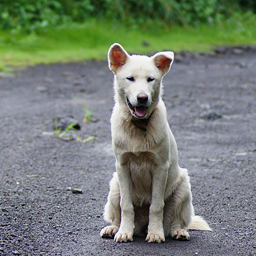
#> input picture python/02.06/dog.bmp, 256 x 256 px, found by its file name
$ python cvprac1.py
#> lines starting #> are read from the running program, lines starting #| are printed output that depends on the picture
import cv2
import matplotlib.pyplot as plt
import numpy as np

img = cv2.imread("D:/python/02.06/dog.bmp")
#> img is the input picture: shape (256, 256, 3); mean B, G, R 117.5, 127.8, 118.4
gray = cv2.cvtColor(img,cv2.COLOR_BGR2GRAY)
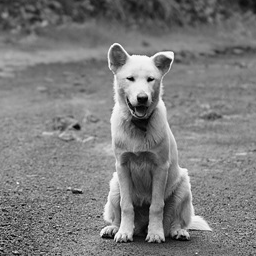
#> gray: shape (256, 256); min 0, max 252, mean 123.8

plt.subplot(2,2,1)
plt.imshow(gray, cmap = "gray")
plt.xticks([])
plt.yticks([])
#plt.show()

plt.subplot(2,2,2)
h = cv2.calcHist([gray],[0],None,[256],[0,256])
#> h = 256 values, max 993 at index 136, min 0 at index 253, mean 256
plt.plot(h,color = "b", linewidth = 1)
#plt.show()

plt.subplot(2,2,3)
equal = cv2.equalizeHist(gray)
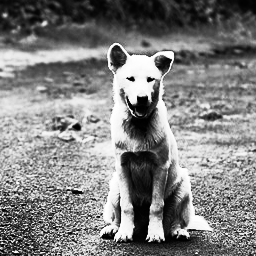
#> equal: shape (256, 256); min 0, max 255, mean 128.6
plt.imshow(equal, cmap = "gray")
plt.xticks([])
plt.yticks([])
#plt.show()

plt.subplot(2,2,4)
h = cv2.calcHist([equal],[0],None,[256],[0,256])
#> h = 256 values, max 993 at index 159, min 0 at index 47, mean 256
plt.plot(h, color = "b", linewidth = 1)
plt.show()
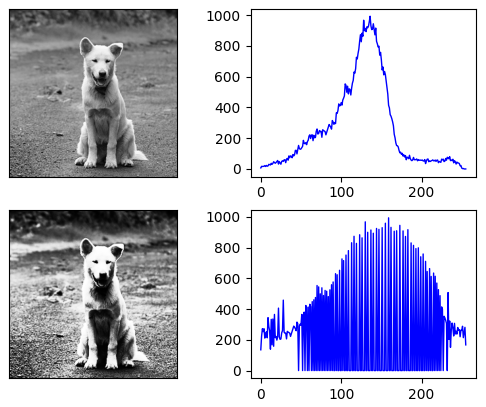
#> figure drawn by matplotlib, 4 panels; panel 2: curve peaks at x = 136, y = 993; panel 4: curve peaks at x = 159, y = 993

#퀴즈:동시에 보고 싶으면?

$ run again, with python/02.06/apples.jpg saved as python/02.06/dog.bmp
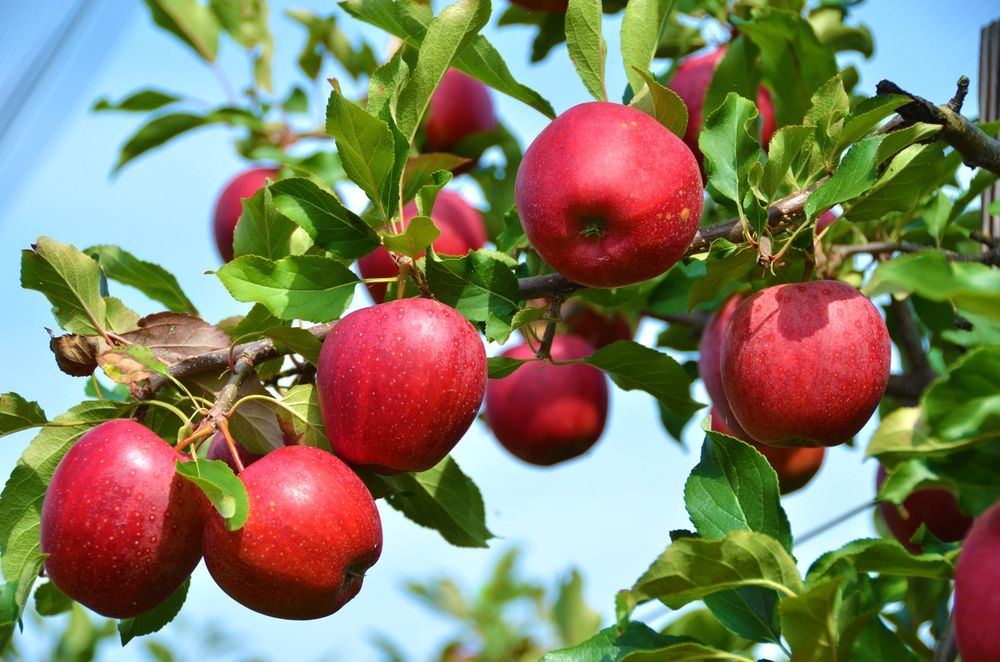
#> input picture python/02.06/apples.jpg, 1000 x 662 px, shrunk from 1250 x 828 before the run, found by its file name
#> img is the input picture: shape (662, 1000, 3); mean B, G, R 98.5, 125.8, 129.6
#> `gray = cv2.cvtColor(img,cv2.COLOR_BGR2GRAY)`:
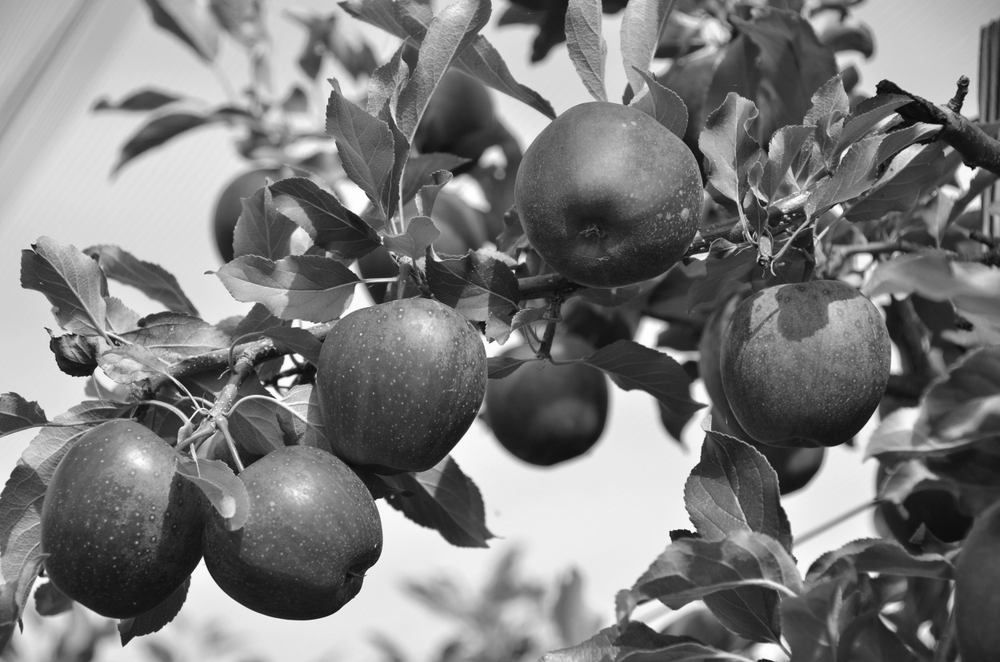
#> gray: shape (662, 1000); min 7, max 255, mean 123.8
#> `h = cv2.calcHist([gray],[0],None,[256],[0,256])`: h = 256 values, max 6708 at index 234, min 0 at index 0, mean 2585.9
#> `h = cv2.calcHist([equal],[0],None,[256],[0,256])`: h = 256 values, max 6708 at index 243, min 0 at index 11, mean 2585.9
#> `plt.show()`:
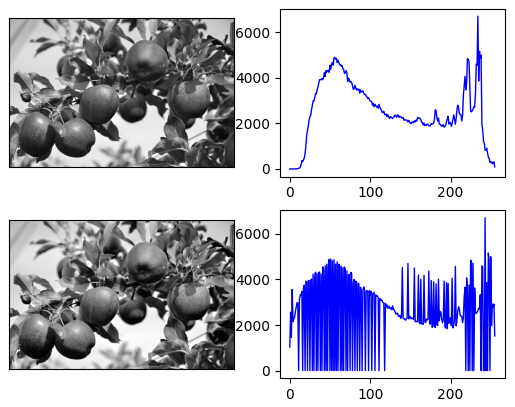
#> figure drawn by matplotlib, 4 panels; panel 2: curve peaks at x = 234, y = 6708; panel 4: curve peaks at x = 243, y = 6708

$ run again, with python/02.06/girl_laughing.jpg saved as python/02.06/dog.bmp
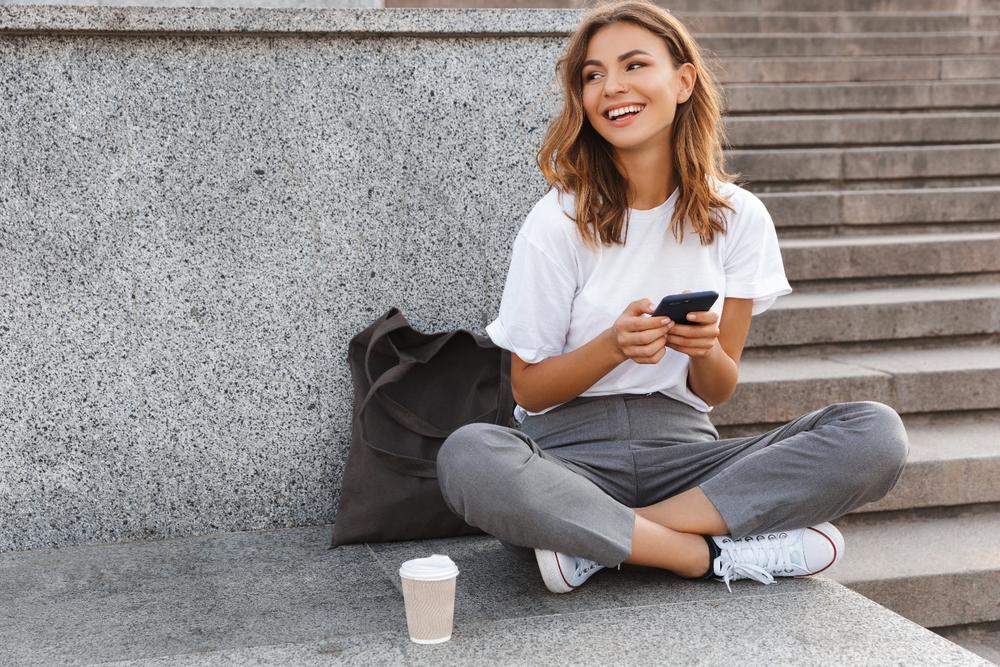
#> input picture python/02.06/girl_laughing.jpg, 1000 x 667 px, shrunk from 1440 x 960 before the run, found by its file name
#> img is the input picture: shape (667, 1000, 3); mean B, G, R 139.3, 140.7, 146.8
#> `h = cv2.calcHist([gray],[0],None,[256],[0,256])`: h = 256 values, max 5948 at index 131, min 0 at index 0, mean 2605.5
#> `equal = cv2.equalizeHist(gray)`:
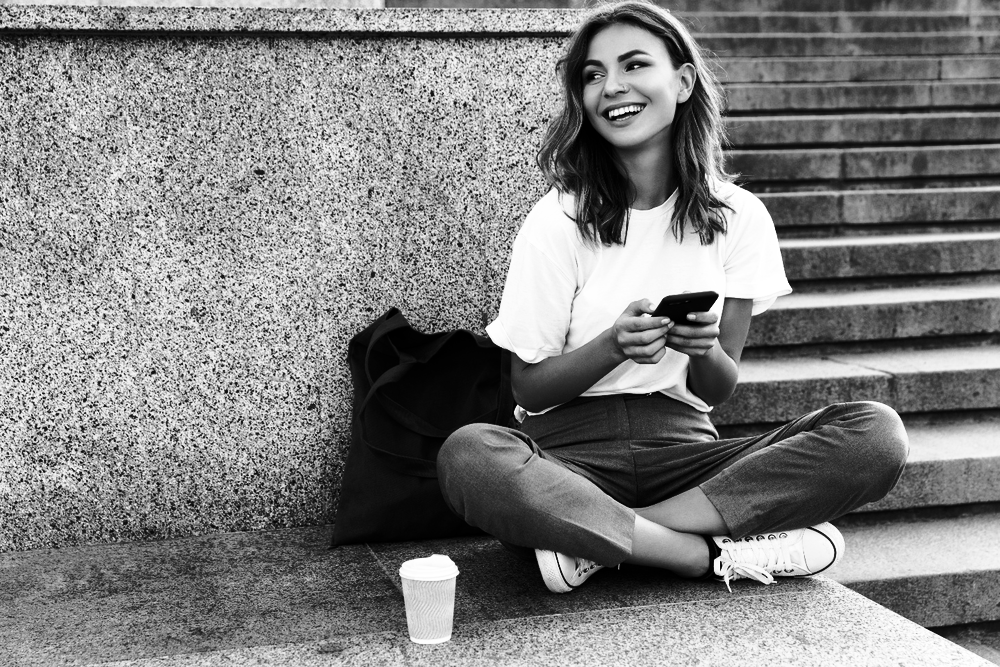
#> equal: shape (667, 1000); min 0, max 255, mean 128.3
#> `h = cv2.calcHist([equal],[0],None,[256],[0,256])`: h = 256 values, max 5948 at index 101, min 0 at index 50, mean 2605.5
#> `plt.show()`:
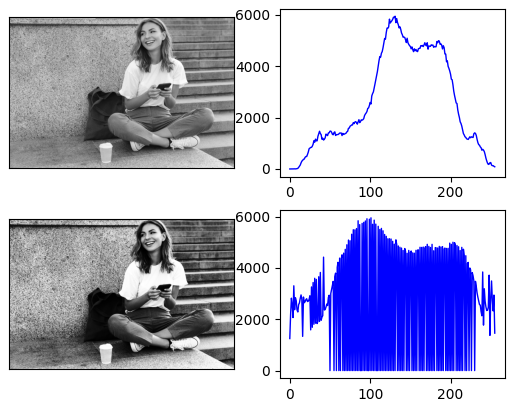
#> figure drawn by matplotlib, 4 panels; panel 2: curve peaks at x = 131, y = 5948; panel 4: curve peaks at x = 101, y = 5948

$ run again, with python/02.06/rose.png saved as python/02.06/dog.bmp
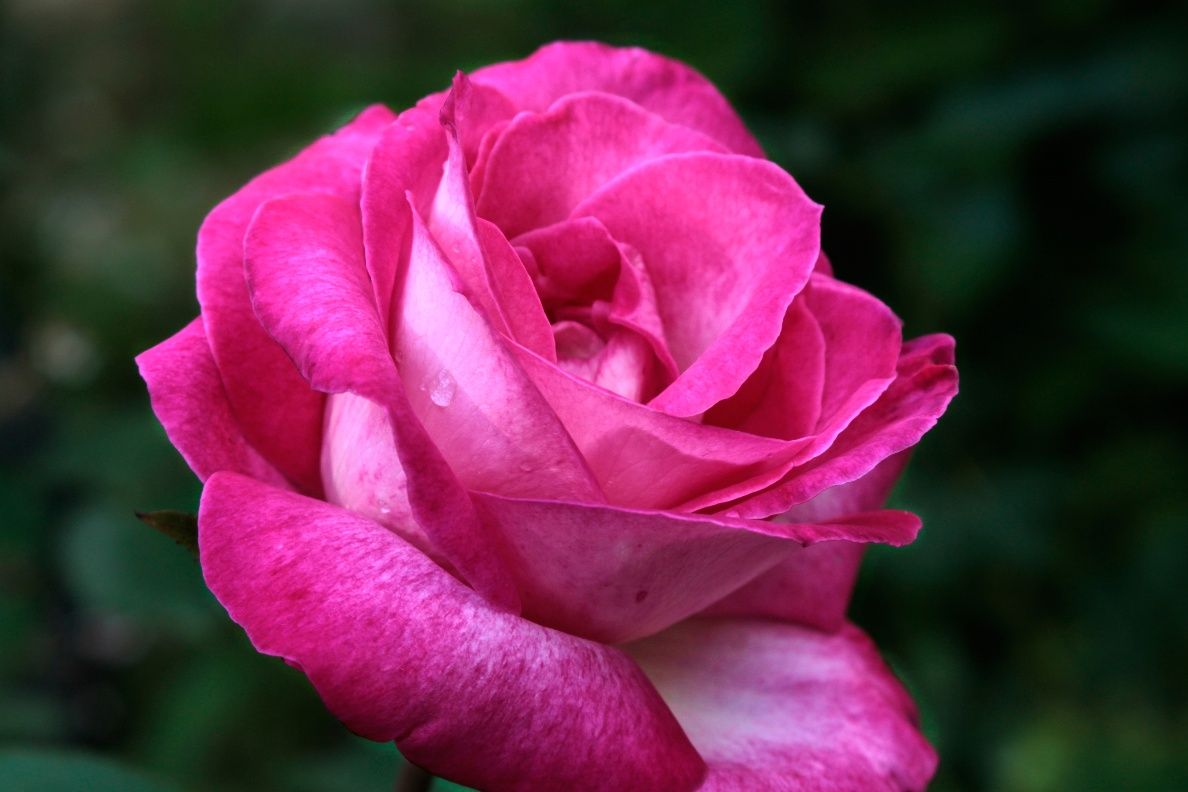
#> input picture python/02.06/rose.png, 1188 x 792 px, found by its file name
#> img is the input picture: shape (792, 1188, 3); mean B, G, R 74.2, 43.7, 103.8
#> `h = cv2.calcHist([gray],[0],None,[256],[0,256])`: h = 256 values, max 13664 at index 14, min 0 at index 228, mean 3675.4
#> `equal = cv2.equalizeHist(gray)`:
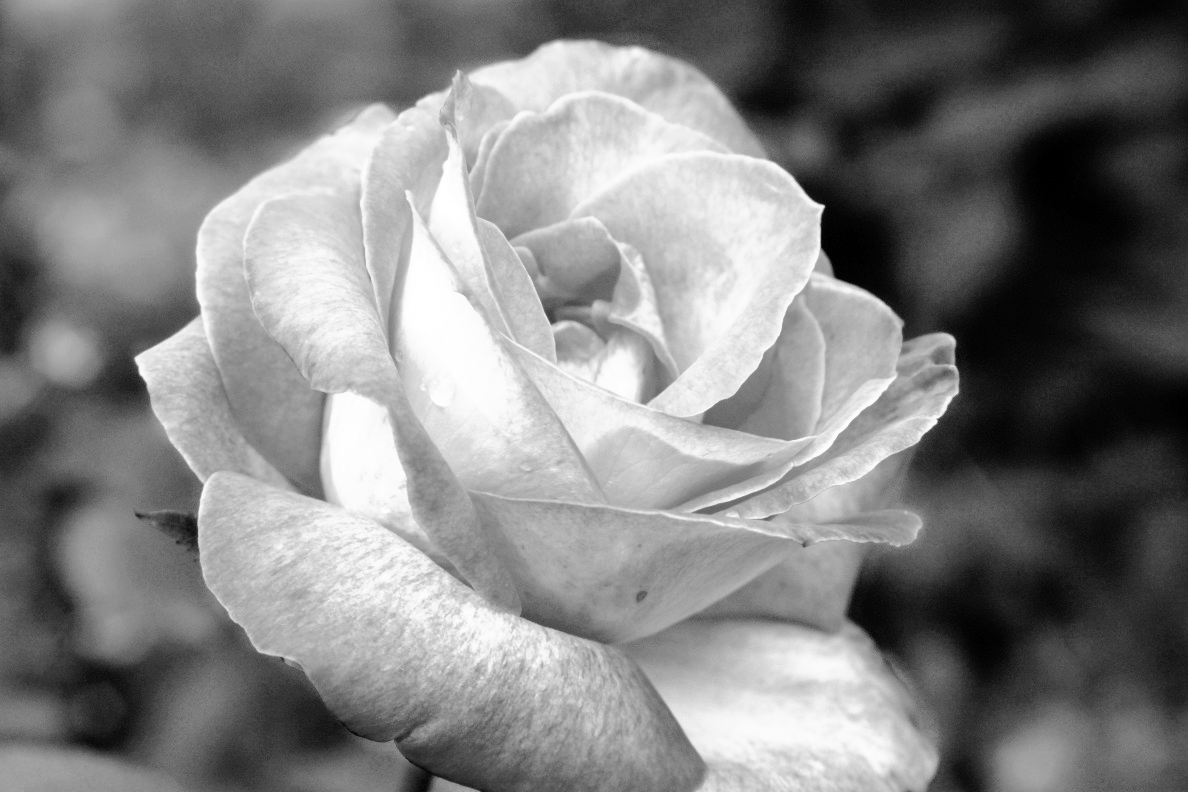
#> equal: shape (792, 1188); min 0, max 255, mean 128.5
#> `h = cv2.calcHist([equal],[0],None,[256],[0,256])`: h = 256 values, max 13664 at index 27, min 0 at index 2, mean 3675.4
#> `plt.show()`:
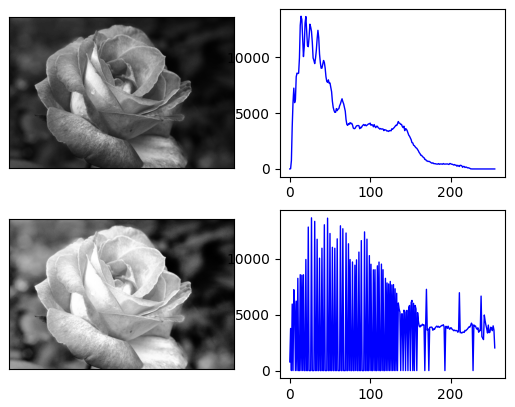
#> figure drawn by matplotlib, 4 panels; panel 2: curve peaks at x = 14, y = 13664; panel 4: curve peaks at x = 27, y = 13664
